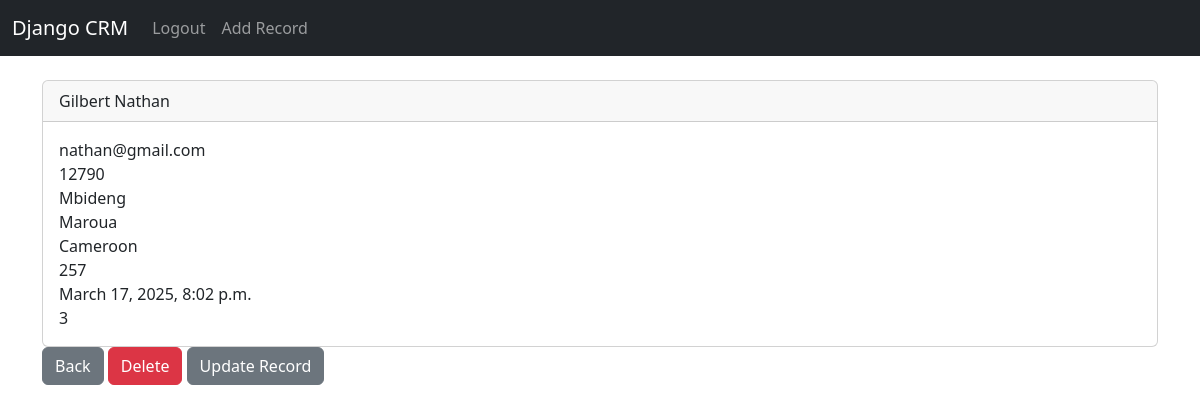
Screenshot of /record/3 (signed in) with the database file from the repository.
### website/models.py (models this page shows, shortened)
class Records(models.Model):
	created_at = models.DateTimeField(auto_now_add=True)
	first_name= models.CharField(max_length=50)
	last_name= models.CharField(max_length=50)
	email= models.CharField(max_length=100)
	phone= models.CharField(max_length=15)
	address= models.CharField(max_length=100)
	city= models.CharField(max_length=50)
	state= models.CharField(max_length=50)
	zipcode= models.CharField(max_length=50)

### website/views.py (the view)
# urls.py: path('record/<int:pk>',views.customer_record,name='record'),
def customer_record(request,pk):
	if request.user.is_authenticated:
		customer_record = Records.objects.get(id=pk)
		return render(request,'record.html',{'customer_record':customer_record})
	else:
		messages.success(request,"You must first login")
	return redirect('home')

### website/templates/record.html
{% extends 'base.html'%}
{% block content %}
<div class="card">
	<div class="card-header">
		{{customer_record.first_name}} {{customer_record.last_name}}
	</div>
	<div class="card-body">
		<p class="card-text">
		{{customer_record.email}} <br/>
  		{{customer_record.phone}} <br/>
  		{{customer_record.address}}<br/>
 	    {{customer_record.city}} <br/>
  		{{customer_record.state}}<br/>
 	    {{customer_record.zipcode}}<br/>
 		{{customer_record.created_at}}<br/>
  		{{customer_record.id}}<br/>
		</p>
	</div>
</div>
<a href="{% url 'home'%}" class="btn btn-secondary">Back</a>
<a href="{% url 'delete_record' customer_record.id %}" class="btn btn-danger">Delete</a>
<a href="{% url 'update_record' customer_record.id %}" class="btn btn-secondary">Update Record</a>
{% endblock %}

### rows the page displays
Records: first_name "Gilbert", last_name "Nathan", email "nathan@gmail.com", phone "12790", address "Mbideng", city "Maroua", state "Cameroon", zipcode "257", created_at "March 17, 2025, 8:02 p.m.", id "3"
